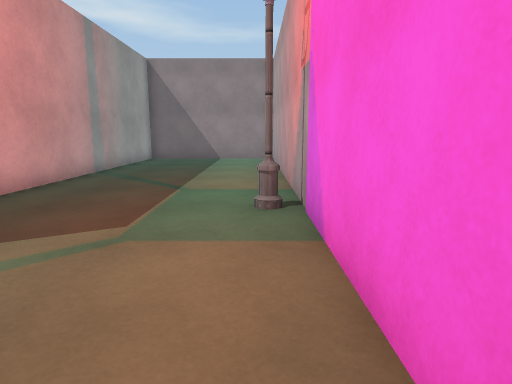
view 1 (above)

16 first-person views from a walk through a scene from a Unity 3-D project. The camera is 1.3 m above the floor, tilts 10° down and sees 75° across. The floor is counted in squares, 1 m on a side. Each view is taken from the middle of a square. On the plan, view 1 faces up. The plan holds only what a view shows up to about 14 squares ahead; the rest is blank. The place goes on beyond the plan. The player is left out. Surface patterns are stand-ins for the level's own textures.

view 2
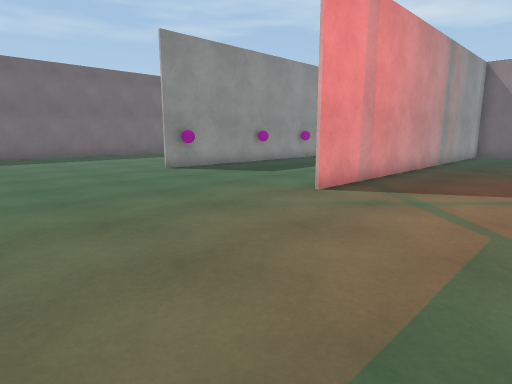

view 3
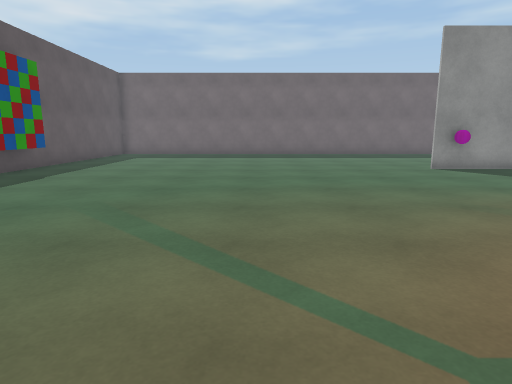

view 4
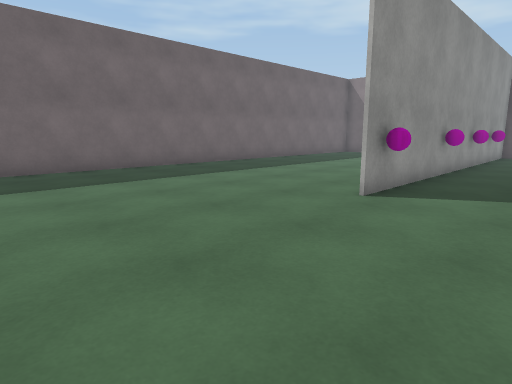

view 5
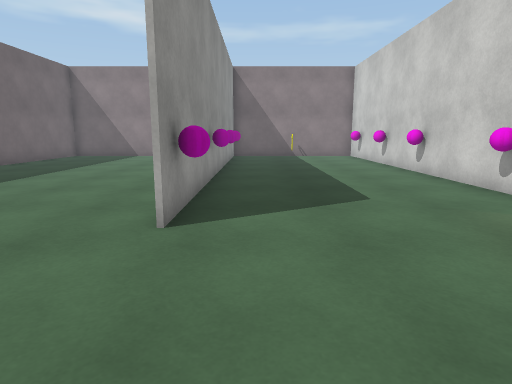

view 6
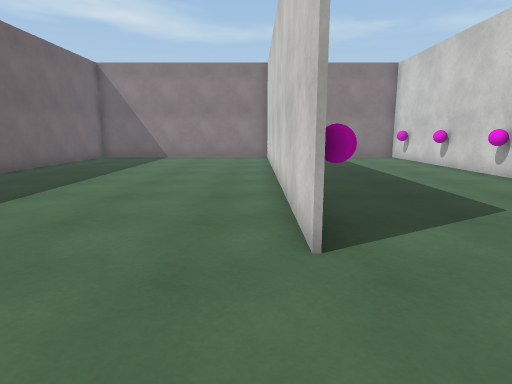

view 7
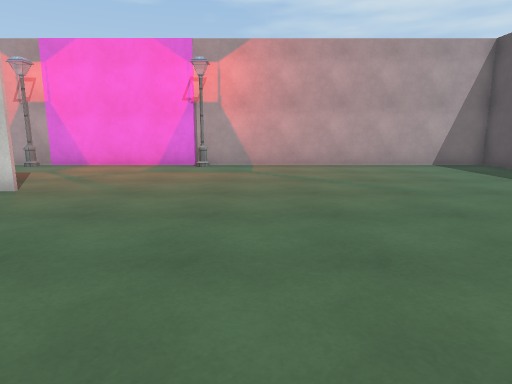

view 8
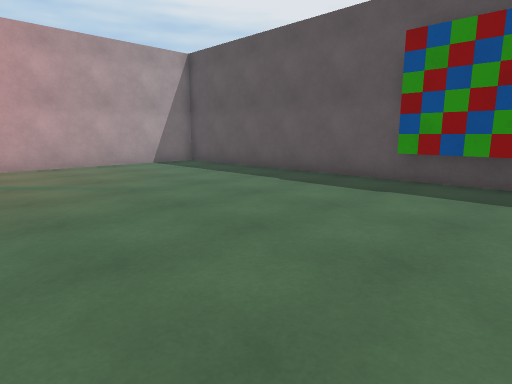

view 9
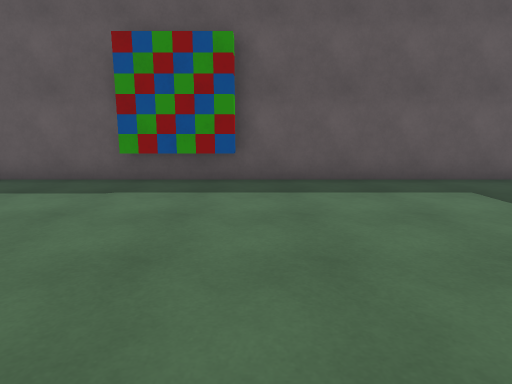

view 10
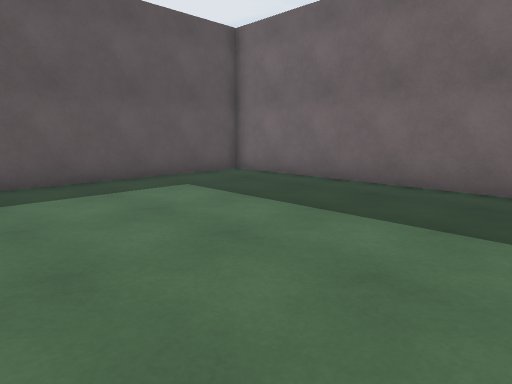

view 11
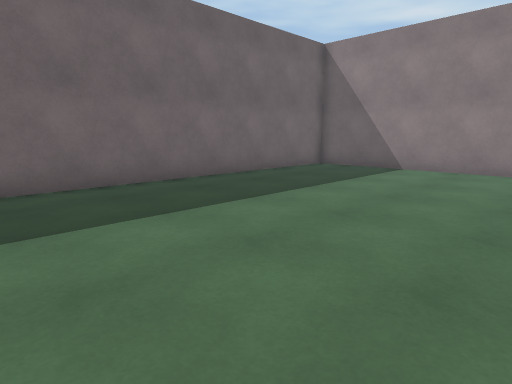

view 12
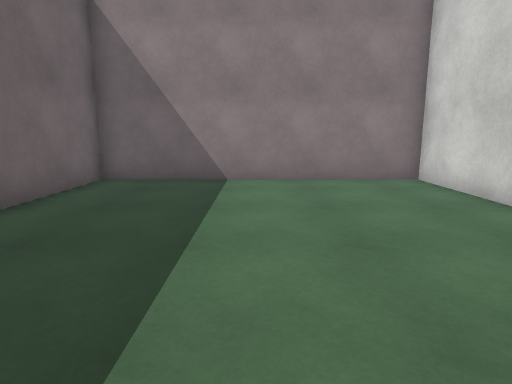

view 13
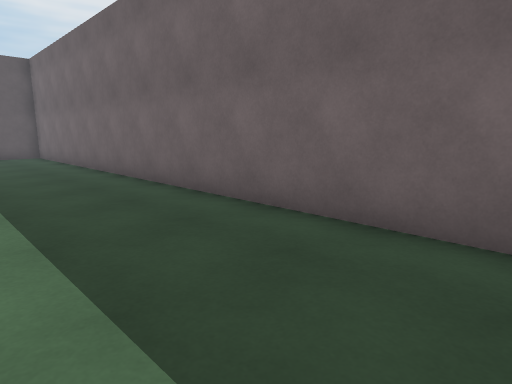

view 14
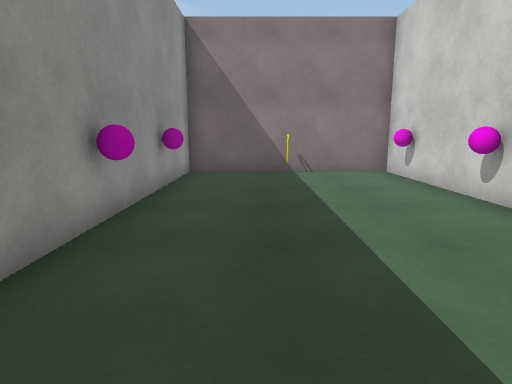

view 15
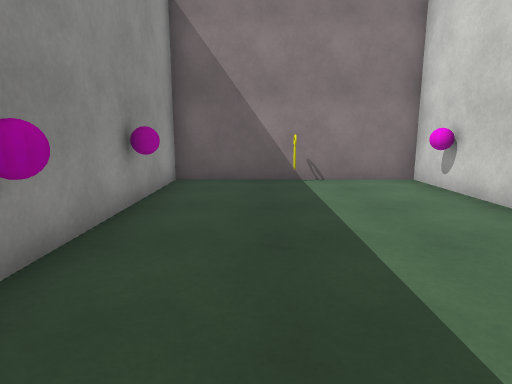

view 16
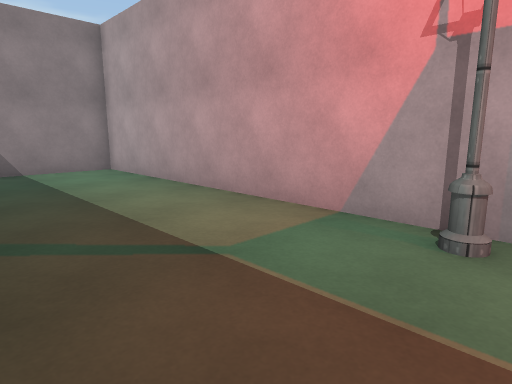

### Floor plan
Points are (right, up) in squares from view 1. A wall is a line through its corners. A room is listed if a view was taken in it or the views show most of it. See-through windows are left out.
Room 1 (views 1, 2, 3, 4, 5, 6, 7, 8, 9, 10, 11, 12, 13, 14, 15, 16)
walls: (-12.4, 3.4) (-12.4, 12.9); (-5.5, 5.1) (-5.5, 17.4) (-21.4, 17.4) (-21.4, -12.4) (-2.2, -12.4); (-12.4, 14.4) (-12.4, 17.5); (-5.4, 14.2) (-5.4, 2.4); (-12.3, 17.5) (-12.3, 3.4); (-0.8, -12.4) (0.9, -12.4) (0.9, 17.4) (-2.4, 17.4)
objects: pink ball (-12, 3); other object (-9, 17); pink ball (-6, 5); pink ball (-6, 9); pink ball (-6, 12); pink ball (-6, 15) to (-6, 16); streetlight (0, -1); streetlight (0, 6)

Positions as (right, up) in squares from view 1, and headings:
1: (0, 0), facing up
2: (-1, -4), facing up-left
3: (0, -4), facing left
4: (-9, -4), facing up-left
5: (-11, -2), facing up
6: (-13, -1), facing up
7: (-13, -3), facing right
8: (-13, -3), facing down-right
9: (-13, -3), facing down
10: (-13, -3), facing down-left
11: (-13, 5), facing up-left
12: (-17, 8), facing up
13: (-17, 8), facing down-left
14: (-10, 6), facing up
15: (-10, 8), facing up
16: (-4, 5), facing up-right
